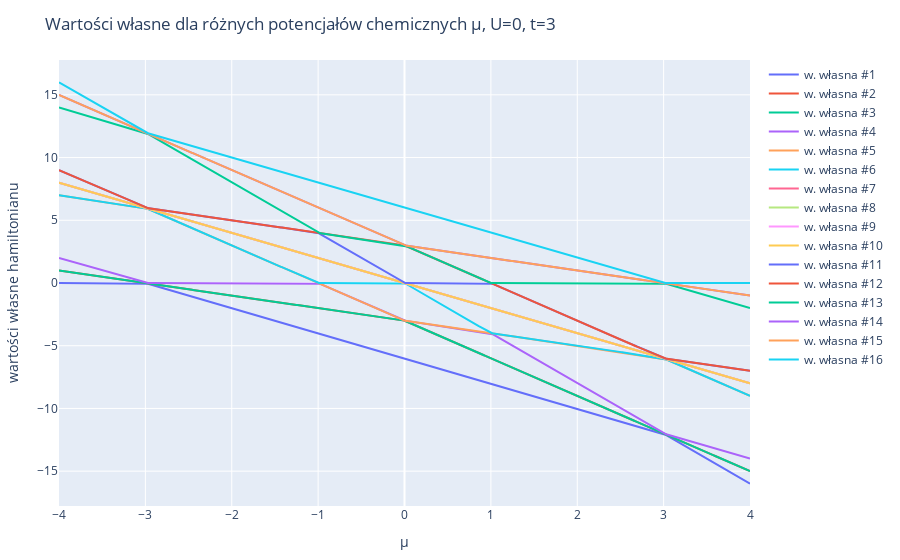

The notebook cell saved with this chart:
### Code cell
pot_max = 4
pot_step = 0.01
potentials = collect(-pot_max:pot_step:pot_max)
eigs_mat_orig = reduce(hcat,[real(eigvals(get_hamiltonian(states, U, t, pot, next, N))) for pot in potentials])'
eigs_mat = [eigs_mat_orig[:,i] for i in 1:size(eigs_mat_orig,2)]
layout = Layout(
    title="Wartości własne dla różnych potencjałów chemicznych μ, U=$U, t=$t",
    xaxis_title="μ",
    yaxis_title="wartości własne hamiltonianu",
)
pl = plot([scatter(x=potentials, y=eig, name="w. własna #$no") for (eig, no) in zip(eigs_mat, 1:(2N)^2)], layout)

### Figure 1 — Plotly figure (JSON) as saved in the notebook; plotly's stock layout.template omitted (floating-point values rounded to 4 significant figures; data arrays with more than 128 entries replaced by an {"elided": "..."} marker saying what was removed)
{"data": [{"name": "w. własna #1", "type": "scatter", "x": {"elided": "801 float values"}, "y": {"elided": "801 float values"}}, {"name": "w. własna #2", "type": "scatter", "x": {"elided": "801 float values"}, "y": {"elided": "801 float values"}}, {"name": "w. własna #3", "type": "scatter", "x": {"elided": "801 float values"}, "y": {"elided": "801 float values"}}, {"name": "w. własna #4", "type": "scatter", "x": {"elided": "801 float values"}, "y": {"elided": "801 float values"}}, {"name": "w. własna #5", "type": "scatter", "x": {"elided": "801 float values"}, "y": {"elided": "801 float values"}}, {"name": "w. własna #6", "type": "scatter", "x": {"elided": "801 float values"}, "y": {"elided": "801 float values"}}, {"name": "w. własna #7", "type": "scatter", "x": {"elided": "801 float values"}, "y": {"elided": "801 float values"}}, {"name": "w. własna #8", "type": "scatter", "x": {"elided": "801 float values"}, "y": {"elided": "801 float values"}}, {"name": "w. własna #9", "type": "scatter", "x": {"elided": "801 float values"}, "y": {"elided": "801 float values"}}, {"name": "w. własna #10", "type": "scatter", "x": {"elided": "801 float values"}, "y": {"elided": "801 float values"}}, {"name": "w. własna #11", "type": "scatter", "x": {"elided": "801 float values"}, "y": {"elided": "801 float values"}}, {"name": "w. własna #12", "type": "scatter", "x": {"elided": "801 float values"}, "y": {"elided": "801 float values"}}, {"name": "w. własna #13", "type": "scatter", "x": {"elided": "801 float values"}, "y": {"elided": "801 float values"}}, {"name": "w. własna #14", "type": "scatter", "x": {"elided": "801 float values"}, "y": {"elided": "801 float values"}}, {"name": "w. własna #15", "type": "scatter", "x": {"elided": "801 float values"}, "y": {"elided": "801 float values"}}, {"name": "w. własna #16", "type": "scatter", "x": {"elided": "801 float values"}, "y": {"elided": "801 float values"}}], "layout": {"margin": {"b": 50, "l": 50, "r": 50, "t": 60}, "title": "Wartości własne dla różnych potencjałów chemicznych μ, U=0, t=3", "xaxis": {"title": {"text": "μ"}}, "yaxis": {"title": {"text": "wartości własne hamiltonianu"}}}}
